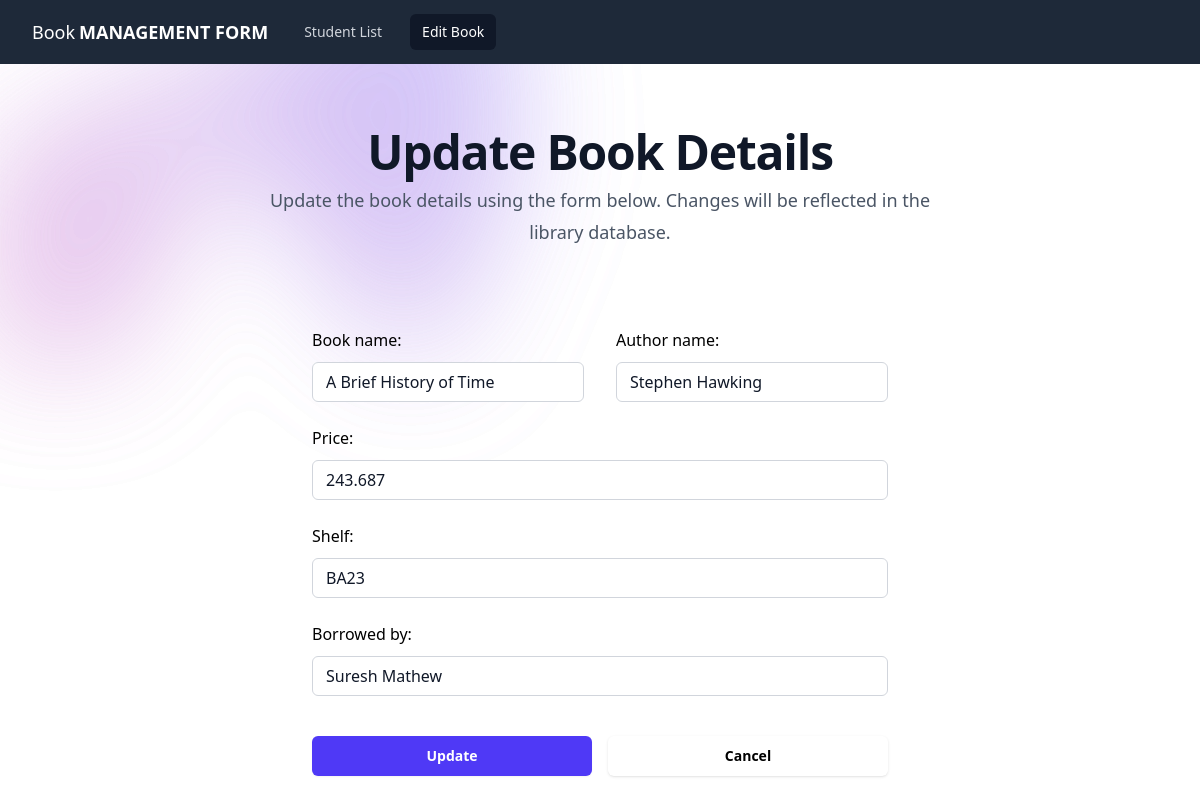
The page /update-book-details/1 on the database its author committed.
### base/models.py (models this page shows, shortened)
class Book(models.Model):
    book_name = models.CharField(max_length=200)
    author_name = models.CharField(max_length=200)
    price = models.FloatField()
    shelf = models.CharField(max_length=202)
    borrowed_by = models.CharField(max_length=200)

### base/views.py (the view)
# urls.py: path('update-book-details/<str:pk>', views.update_book, name="update_book"),
def update_book(request, pk):
    book_details = Book.objects.get(id=pk)
    context = {
        "book_list_class": "rounded-md px-3 py-2 text-sm font-medium text-gray-300 hover:bg-gray-700 hover:text-white",
        "add_book_class": "rounded-md bg-gray-900 px-3 py-2 text-sm font-medium text-white",
        "edit_or_add": "Edit Book",
        "heading": "Update Book Details",
        "sub_heading": "Update the book details using the form below. Changes will be reflected in the library database.",
        "form": BookDetailsForm(instance=book_details),
    }
    if request.method == "POST":
        form = BookDetailsForm(request.POST, instance=book_details)
        if form.is_valid():
            form.save()
            return redirect("list_book")
    return render(request, "base/book_form.html", context)

### base/form.py (shortened to what this page needs)
class BookDetailsForm(ModelForm):
    class Meta:
        model = Book
        fields = ["book_name", "author_name", "price", "shelf", "borrowed_by"]
        tailwind_classes = "block w-full rounded-md bg-white px-3.5 py-2 text-base text-gray-900 outline-1 -outline-offset-1 outline-gray-300 placeholder:text-gray-400 focus:outline-2 focus:-outline-offset-2 focus:outline-indigo-600"
        widgets = {
            "book_name": forms.TextInput(attrs={"class": tailwind_classes}),
            "author_name": forms.TextInput(attrs={"class": tailwind_classes}),
            "price": forms.NumberInput(attrs={"class": tailwind_classes, "min": 0}),
            "shelf": forms.TextInput(attrs={"class": tailwind_classes}),
            "borrowed_by": forms.TextInput(attrs={"class": tailwind_classes}),
        }

### base/templates/base/book_form.html (shortened to what this page needs)
{% extends 'base.html' %}
{% block navbar %}
{% include 'navbar.html' with book_list_class=book_list_class add_book_class=add_book_class edit_or_add=edit_or_add %}
{% endblock navbar %}
{% block content %}
<div class="px-6 py-0 sm:py-0 lg:px-8">
    <div class="absolute inset-x-0 top-[-10rem] -z-10 transform-gpu overflow-hidden blur-3xl sm:top-[-20rem]" aria-hidden="true">
      <div class="relative left-1/2 -z-10 aspect-1155/678 w-[36.125rem] max-w-none -translate-x-1/2 rotate-[30deg] bg-linear-to-tr from-[#ff80b5] to-[#9089fc] opacity-30 sm:left-[calc(50%-40rem)] sm:w-[72.1875rem]" style="clip-path: polygon(74.1% 44.1%, 100% 61.6%, 97.5% 26.9%, 85.5% 0.1%, 80.7% 2%, 72.5% 32.5%, 60.2% 62.4%, 52.4% 68.1%, 47.5% 58.3%, 45.2% 34.5%, 27.5% 76.7%, 0.1% 64.9%, 17.9% 100%, 27.6% 76.8%, 76.1% 97.7%, 74.1% 44.1%)"></div>
    </div>
    <div class="mx-auto max-w-2xl text-center">
      <h2 class="text-4xl font-semibold tracking-tight text-balance text-gray-900 sm:text-5xl">{{ heading }}</h2>
      <p class="mt-2 text-lg/8 text-gray-600">{{ sub_heading }}</p>
    </div>
    <form action="#" method="POST" class="mx-auto mt-16 max-w-xl sm:mt-20">
        <div class="grid grid-cols-1 gap-x-8 gap-y-6 sm:grid-cols-2">
            <div>
            {{ form.book_name.label_tag }}
            <div class="mt-2.5">
                {{ form.book_name }}
            </div>
            </div>
            <div>
                {{ form.author_name.label_tag }}
                <div class="mt-2.5">
                    {{ form.author_name }}
                </div>
            </div>
            <div class="sm:col-span-2">
                {{ form.price.label_tag }}
                <div class="mt-2.5">
                    {{ form.price }}
                </div>
            </div>
            <div class="sm:col-span-2">
                {{ form.shelf.label_tag }}
                <div class="mt-2.5">
                    {{ form.shelf }}
                </div>
            </div>
            <div class="sm:col-span-2">
                {{ form.borrowed_by.label_tag }}
                <div class="mt-2.5">
                    {{ form.borrowed_by }}
                </div>
            </div>
        </div>
        <div class="mt-10 flex space-x-4">
            <button type="submit" class="w-1/2 rounded-md bg-indigo-600 px-3.5 py-2.5 text-center text-sm font-semibold text-white shadow-xs hover:bg-indigo-500 cursor-pointer focus-visible:outline-2 focus-visible:outline-offset-2 focus-visible:outline-indigo-600">
                {% if "update-book-details" in request.path %}
                    Update
                {% else %}
                    Add
                {% endif %}
            </button>
            <a href="{% url 'list_book' %}" class="w-1/2 rounded-md bg-white-600 px-3.5 py-2.5 text-center text-sm font-semibold text-black shadow-sm hover:text-red-500 cursor-pointer focus-visible:outline-2 focus-visible:outline-offset-2 focus-visible:outline-red-600">Cancel</a>
        </div>
    </form>
  </div>
{% endblock content %}

### rows shown on the page
Book: book_name "A Brief History of Time", author_name "Stephen Hawking", price "243.687", shelf "BA23", borrowed_by "Suresh Mathew"

### other values the page prints
{{ edit_or_add }} "Edit Book"
{{ heading }} "Update Book Details"
{{ sub_heading }} "Update the book details using the form below. Changes will be reflected in the library database."
